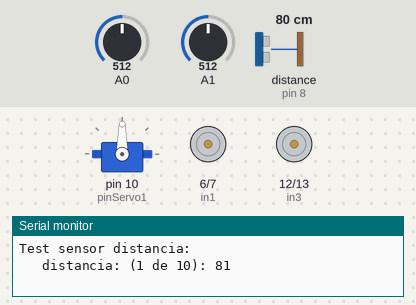
Recording of a sketch running on a simulated Teensy 3. Shown: servo, motor-driver pin pairs drawn as motors (green arrow = first pin HIGH = forward, orange = second pin HIGH = backward, longer = more drive, scaled by the enable pin), the last lines printed to the serial monitor. The test bench sets the inputs (shaded band); at power-on: A0 = 512, A1 = 512, distance to the obstacle (sensor on pin 8) 80 cm. The echo pulse lasts 58.3 µs per cm.

Above: at 0.1 s.
At 5.6 s:
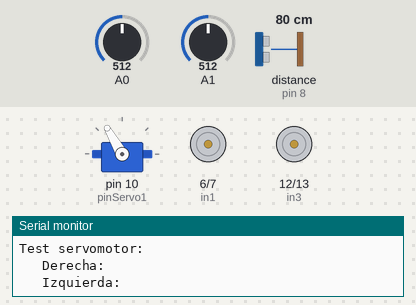
At 16.6 s:
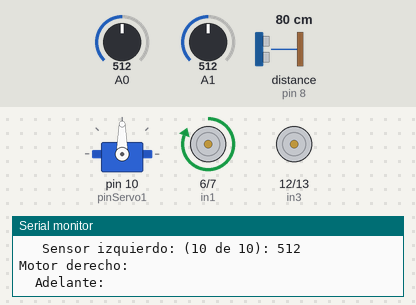
At 18.6 s:
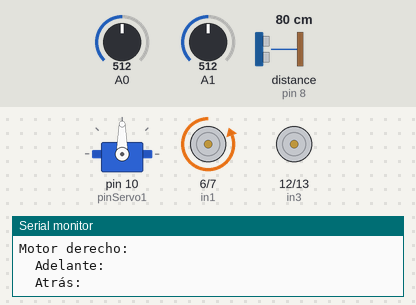
At 20.6 s:
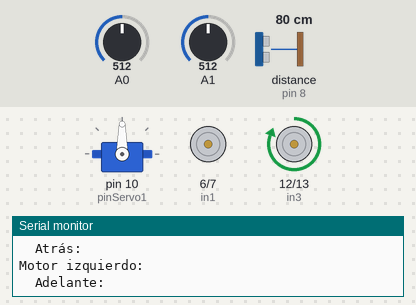
At 22.6 s:
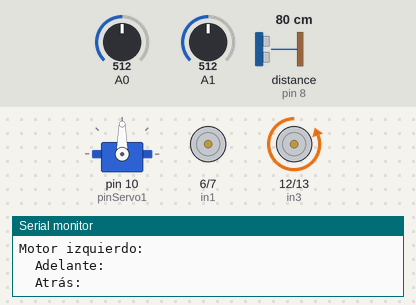
Timing chart, 0 to 32.1 s (numbered marks = the images above):
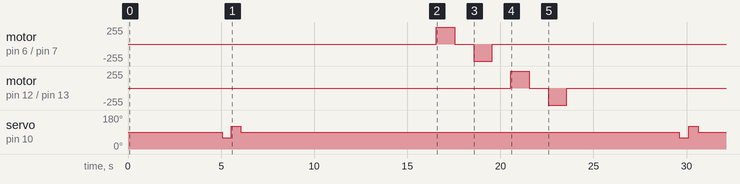

Measured:
- by itself, servo on pin 10 (pinServo1): 90° → 60° at 5.1 s, → 120° 0.50 s later, → 90° 0.50 s later, → 60° 23.6 s later, … (6 changes in this stretch)
- by itself, motor on pin 6 (in1) / pin 7 (in2): stopped → forward 255/255 at 16.6 s, → stopped 1.0 s later, → backward 255/255 1.0 s later, → stopped 1.0 s later

The sketch:

SmartCarTest.ino
```cpp
// Para poder programar servo-motores se debe incluir la librería Servo.h
#include <Servo.h>

#include "NewPing.h"

// MOTOR 1 (Derecho)
// Pines de conexión en la tarjeta Arduino. Los pines de conexión
//  unidos a enA y enB de la tarjeta L298N, deben ser PWM (~)
int enA = 5; // Pin enA de la tarjeta controladora L298N
int in1 = 6;  // Pin in1 "  "  "       "            "
int in2 = 7;  // Pin in2 "  "  "       "            "
// MOTOR 2 (Izquierdo)
int in3 = 12; // Pin in3 de la tarjeta controladora L298N
int in4 = 13; // Pin in4 "  "  "       "            "
int enB = 11; // Pin enB "  "  "       "            "

// Pin de la tarjeta Arduino donde se haya conectado el pin Echo del sensor ultrasonidos
int pinEcho = 8;
// Pin de la tarjeta Arduino donde se haya conectado el pin Trig del sensor ultrasonidos
int pinTrig = 9;

// Pin de la tarjeta Arduino donde se ha conectado el pin de señal del servo
int pinServo1 = 10;

// Pin de sensores seguidores de líneas
int pinAnalogLineTrackingRight = 1;
int pinAnalogLineTrackingLeft = 0;

// El servo-motor se va a ir posicionando sucesivamente
//  para mirar al centro, derecha e izquierda, por lo que se van a
//  almacenar en 3 constantes los ángulos que debe tomar el servo-motor
//  para tomar las posiciones deseadas
const int ANGULO_CENTRO = 90;
const int ANGULO_IZQUIERDA = 120;
const int ANGULO_DERECHA = 60;

// Variable que hace referencia al servo-motor del sensor de obstáculos
Servo servo1;

int max_distance = 200; // Distancia máxima a detectar en cm

NewPing sonar(pinTrig, pinEcho, max_distance);

/*
 *
 *  SETUP
 *
 */
void setup() {
  Serial.begin(9600);

  // Establecer el modo de salida para todos los pines utilizados
  //  para la conexión de los motores
  pinMode(enA, OUTPUT);
  pinMode(in1, OUTPUT);
  pinMode(in2, OUTPUT);
  pinMode(in3, OUTPUT);
  pinMode(in4, OUTPUT);
  pinMode(enB, OUTPUT);

  // Activación del pin TRIG como salida, para enviar el pulso ultrasónico
  pinMode(pinTrig, OUTPUT);
  // Activación del pin ECHO como entrada, para recibir el pulso ultrasónico
  pinMode(pinEcho, INPUT);

//  pinMode(pinAnalogLineTrackingRight, INPUT);
//  pinMode(pinAnalogLineTrackingLeft, INPUT);

  servo1.attach(pinServo1);

}

/*
 *
 *  LOOP
 *
 */
void loop() {
  servo1.write(ANGULO_CENTRO);
  Serial.println("Test sensor distancia: ");
  for(int i=0; i<10; i++) {
    Serial.print("   distancia: (");
    Serial.print(i+1);
    Serial.print(" de 10): ");
    Serial.println(sonar.ping_cm());
    delay(500);
  }

  Serial.println("Test servomotor: ");
  Serial.println("   Derecha: ");
  servo1.write(ANGULO_DERECHA);
  delay(500);
  Serial.println("   Izquierda: ");
  servo1.write(ANGULO_IZQUIERDA);
  delay(500);
  Serial.println("   Centro: ");
  servo1.write(ANGULO_CENTRO);
  delay(500);

  Serial.println("Sensores seguidores de linea: ");
  for(int i=0; i<10; i++) {
    Serial.print("   Sensor derecho: (");
    Serial.print(i+1);
    Serial.print(" de 10): ");
    int onLineRight = analogRead(pinAnalogLineTrackingRight);
    Serial.println(onLineRight);
    delay(500);
  }
  Serial.println();
  for(int i=0; i<10; i++) {
    Serial.print("   Sensor izquierdo: (");
    Serial.print(i+1);
    Serial.print(" de 10): ");
    int onLineLeft = analogRead(pinAnalogLineTrackingLeft);
    Serial.println(onLineLeft);
    delay(500);
  }

  Serial.println("Motor derecho: ");
  Serial.println("  Adelante: ");
  digitalWrite(in1, HIGH);
  digitalWrite(in2, LOW);
  analogWrite(enA, 255);
  delay(1000);
  analogWrite(enA, 0);
  delay(1000);
  Serial.println("  Atrás: ");
  digitalWrite(in1, LOW);
  digitalWrite(in2, HIGH);
  analogWrite(enA, 255);
  delay(1000);
  analogWrite(enA, 0);
  delay(1000);

  Serial.println("Motor izquierdo: ");
  Serial.println("  Adelante: ");
  digitalWrite(in3, HIGH);
  digitalWrite(in4, LOW);
  analogWrite(enB, 255);
  delay(1000);
  digitalWrite(in3, LOW);
  digitalWrite(in4, LOW);
  analogWrite(enB, 0);
  delay(1000);
  Serial.println("  Atrás: ");
  digitalWrite(in3, LOW);
  digitalWrite(in4, HIGH);
  analogWrite(enB, 255);
  delay(1000);
  analogWrite(enB, 0);
  delay(1000);
}
```
